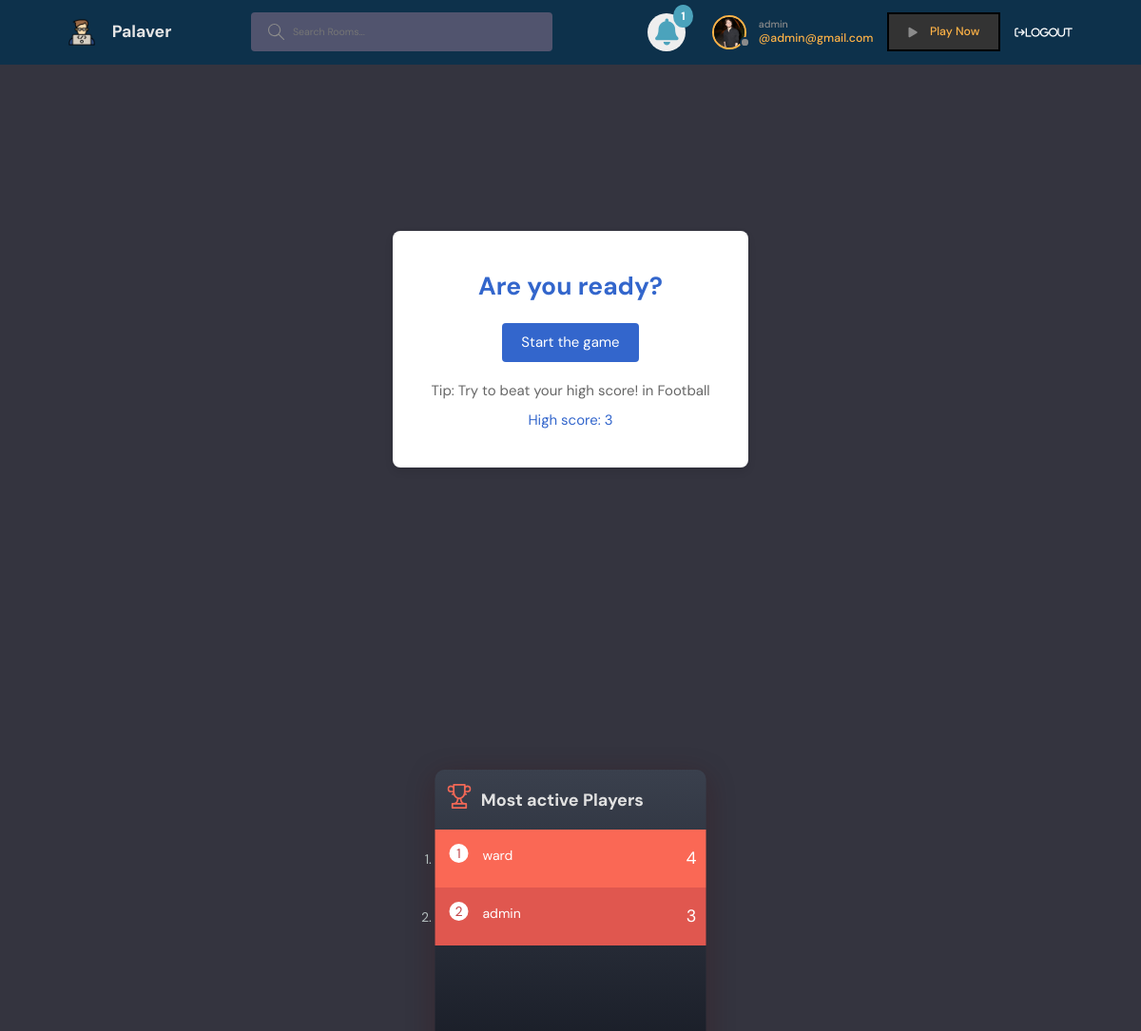
Page /startGame/1 (signed in) on the committed database.
### base/models.py (models this page shows, shortened)
class User(AbstractUser):
    name = models.CharField(max_length=200, null=True)
    email = models.EmailField(unique= True, null=True)
    bio = models.TextField(null=True)
    avatar = models.ImageField(null=True, default='avatar.svg')
    followers = models.ManyToManyField('self', related_name='followingUsersModel', symmetrical=False, blank=True)
    USERNAME_FIELD = 'email'
    REQUIRED_FIELDS = []

class Games(models.Model):
    name = models.CharField(max_length=200)
    description = models.TextField(null=True, blank=True)
    image = models.ImageField(null=True, blank=True)

class Score(models.Model):
    game = models.ForeignKey(Games, on_delete=models.CASCADE)
    user = models.ForeignKey(User, on_delete=models.CASCADE)
    score = models.IntegerField(default=0)

### base/views.py (the view)
# urls.py: path('startGame/<str:pk>', views.startGame, name='startGame'),
def startGame(request, pk):
    game = Games.objects.get(id=pk)
    scoreUser, created = Score.objects.get_or_create(game=game, user=request.user)
    scores = Score.objects.filter(game=game).order_by('-score')
    context = {'game':game, 'scoreUser':scoreUser, 'scores':scores}
    return render(request, 'base/startGame.html', context)

### base/context_processors.py (called while the page is built)
def notification(request):
    if request.user.is_authenticated:
        user = request.user
        notifications = Notification.objects.filter(user=user).order_by('-created')
        return {'notifications':notifications}
    else:
        return {}

def get_user_last_access(request):
    if request.user.is_authenticated:
        user = request.user
        last_access = user.last_login.strftime("%H:%M:%S").split(":")[0]
        time_now = datetime.datetime.now().strftime("%H:%M:%S").split(":")[0]
        last_access_day = user.last_login.strftime("%d-%m-%Y")
        time_now_day = datetime.datetime.now().strftime("%d-%m-%Y")
        online_status = False
        if int(time_now) - int(int(last_access)+3) <= 1 and last_access_day == time_now_day:
            online_status = True
        return {'online_status':online_status}
    else:
        return {}

### base/templates/base/startGame.html (shortened to what this page needs)
{% extends 'main.html' %}
{% block content %}
<main class="start-game">
    <div class="start-game__box">
      <h2 class="start-game__title">Are you ready?</h2>
      <a href="{% url 'game_view' game.id %}" class="start-game__button">Start the game</a>
      <div class="start-game__info">
        <p class="start-game__tip">Tip: Try to beat your high score! in {{ game.name }}</p>
        <p class="start-game__score">High score: {{ scoreUser.score }}</p>
      </div>
    </div>
    <div class="leaderboard">
      <h1>
          <svg class="ico-cup">
              <use xlink:href="#cup"></use>
          </svg>
          Most active Players
      </h1>
      <ol>
        {% for score in scores %}
          <li>
              <mark>{{ score.user.username }}</mark>
              <small>{{ score.score }}</small>
          </li>
        {% endfor %}
      </ol>
  </div>
  </main>
{% endblock content %}

### templates/navbar.html (shortened to what this page needs)
{% load static %}
<header class="header header--loggedIn">
    <div class="container">
      <a href="{% url 'home' %}" class="header__logo">
        <img src="{% static 'images/coding2.png' %}" />
        <h1>Palaver</h1>
      </a>
      <form class="header__search" method="GET" action="{% url 'home' %}">
        <label>
          <input type="text" name="q" placeholder="Search Rooms..." />
        </label>
      </form>
      <nav class="header__menu">
        {% if request.user.is_authenticated %}
            <div class="header__user">
              <div class="notification-icon" style="position:relative;">
                <button class="dropdown-button">
                  <span class="badge">{{ notifications.count }}</span>
                  <i class="fa fa-bell"></i>
                </button>
              </div>
                <a href="{% url 'user-profile' request.user.id %}">
                  {% if online_status %}
                  <div class="avatar avatar--medium active">
                  {% else %}
                  <div class="avatar avatar--medium">
                  {% endif %}
                    <img src="{{ request.user.avatar.url }}" />
                  </div>
                  <p>{{ request.user.username }} <span>@{{ request.user }}</span></p>
                </a>
              </div>
              <a href="{% url 'game' %}" class="header__bookmark">
                <i class="fa fa-play"></i> <span>Play Now</span>
              </a>
              <a href="{% url 'logout' %}" class="dropdown-button"><i class="fa fa-sign-out" aria-hidden="true">Logout</i></a>
        {% else %}
            <a href="{% url 'login' %}">
                <img src="{% static 'images/avatar.svg' %}" />
                <p>Login</p>
              </a>
        {% endif %}
      </nav>
    </div>
  </header>

### static/styles/style.css (style rules this page uses)
:root { --color-main: #ffb347; --color-main-light: #e1f6fb; --color-dark: #0d314b; --color-dark-medium: #51546e; --color-dark-light: #696d97; --color-light: #e5e5e5; --color-gray: #8b8b8b; --color-light-gray: #b2bdbd; --color-bg: #34343f; --color-success: #5dd693; --color-error: #fc4b0b; }
:root { --black: #171321; --dkblue: #0d314b; --plum: #4b0d49; --hotmag: #ff17e4; --magenta: #e310cb; --aqua: #86fbfb; --white: #f7f8fa; --font-size: 1.3rem; --mono: "Oxygen mono", monospace; --sans: Oxygen, sans-serif; }
* { font-family: "DM Sans", -apple-system, BlinkMacSystemFont, "Segoe UI", Roboto, Oxygen, Ubuntu, Cantarell, "Open Sans", "Helvetica Neue", sans-serif; margin: 0; padding: 0; box-sizing: border-box; text-rendering: optimizeLegibility; font-size: inherit; }
html { font-size: 50%; }
@media only screen and (min-width: 1200px) { html { font-size: 55%; } }
body { line-height: 1.4; font-weight: 400; font-size: 1.2rem; color: var(--color-light-gray); background-color: var(--color-bg); min-height: 100vh; }
img { width: 100%; }
a { display: inline-block; color: var(--color-main); text-decoration: none; }
.container { max-width: 120rem; width: 90%; margin: auto; }
.avatar { position: relative; display: inline-block; border-radius: 50%; border: 2px solid var(--color-main); }
.avatar img { display: block; border-radius: 50%; object-fit: cover; object-position: center; }
.avatar::after { content: ""; display: block; position: absolute; background-color: var(--color-gray); z-index: 111; border-radius: 50%; border: 0.3rem solid var(--color-dark); }
.avatar.avatar--medium img { width: 3.6rem; height: 3.6rem; border-radius: 50%; }
.avatar.avatar--medium:after { width: 0.7rem; height: 0.7rem; bottom: 0px; right: -6px; }
.header { padding: 1.5rem; background-color: var(--color-dark); }
.header > .container { display: flex; gap: 9.5rem; }
.header__logo, .header__user { display: flex; gap: 2rem; align-items: center; }
.header__logo > img { height: 3.2rem; width: 3.2rem; }
.header__logo > h1 { font-weight: 700; font-size: 2rem; color: var(--color-light); }
.header__search > label { background-color: var(--color-dark-medium); padding: 1.3rem 1rem; display: flex; align-items: center; gap: 1rem; border-radius: 4px; }
.header__search svg { fill: var(--color-gray); width: 2rem; height: 2rem; margin-left: 1rem; }
.header__search input { width: 30rem; background: transparent; border: none; outline: none; color: var(--color-light); }
.header__menu { margin-left: auto; position: relative; }
.header__menu a { display: flex; gap: 1.5rem; align-items: center; font-weight: 500; text-decoration: none; color: var(--color-gray); }
.header__menu img { height: 3.6rem; }
.header__menu p { line-height: 1.2; }
.header__menu span { color: var(--color-main); font-weight: 500; font-size: 1.4rem; display: block; }
.dropdown-button { background: transparent; border: 0; outline: 0; cursor: pointer; }

### templates/navbar.html (style rules this page uses)
.notification-icon .badge { position: absolute; top: -10px; right: -10px; padding: 3px 8px; border-radius: 50%; background: #71c6dd; color: white; }
.notification-icon { width: 40px; height: 40px; border-radius: 50%; background-color: #eee; display: flex; align-items: center; justify-content: center; margin-right: 10px; }
.dropdown-button { position: relative; display: inline-block; background-color: transparent; border: none; cursor: pointer; }
.badge { position: absolute !important; top: -15px !important; right: -15px !important; background-color: #4ba3bc !important; color: #fff !important; font-size: 12px !important; font-weight: bold !important; padding: 4px 8px !important; border-radius: 50% !important; }
.fa-bell { font-size: 28px !important; color: #4ba3bc !important; }
.dropdown-button { color: #fff !important; }
.header__menu { display: flex; justify-content: space-between; }
.header__bookmark { display: flex; align-items: center; color: #fff; background-color: #333; padding: 10px 20px; margin-left: 15px; margin-right: 15px; border: 2px solid #000; }

### rows in the picture
User: user.avatar (picture), user.username "admin", user "admin@gmail.com"
Games: name "Football"
Score: score "3", user.username "admin"
Score: user.username "ward", score "4"

### other values in the picture
{{ notifications.count }} "1"
